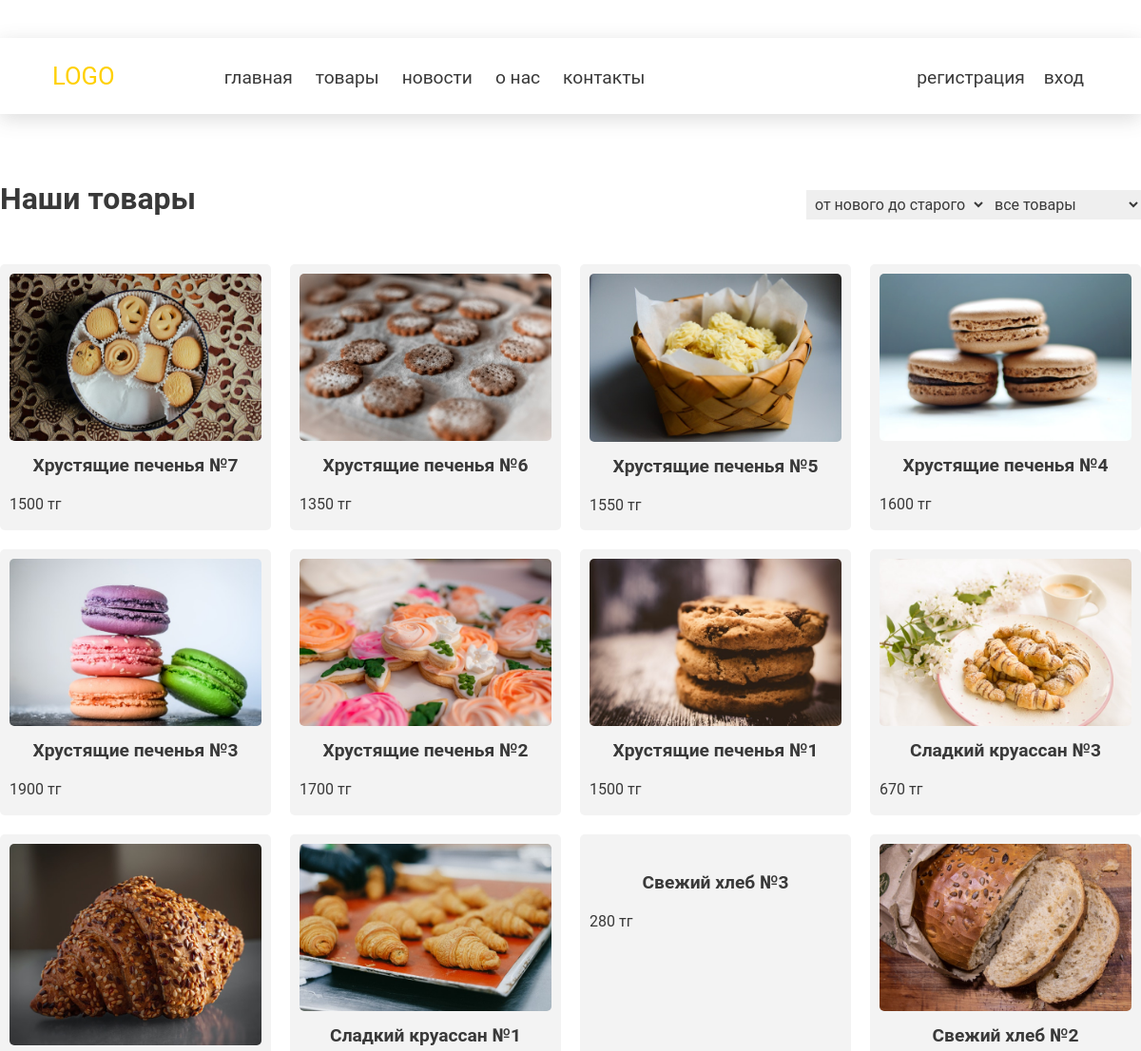
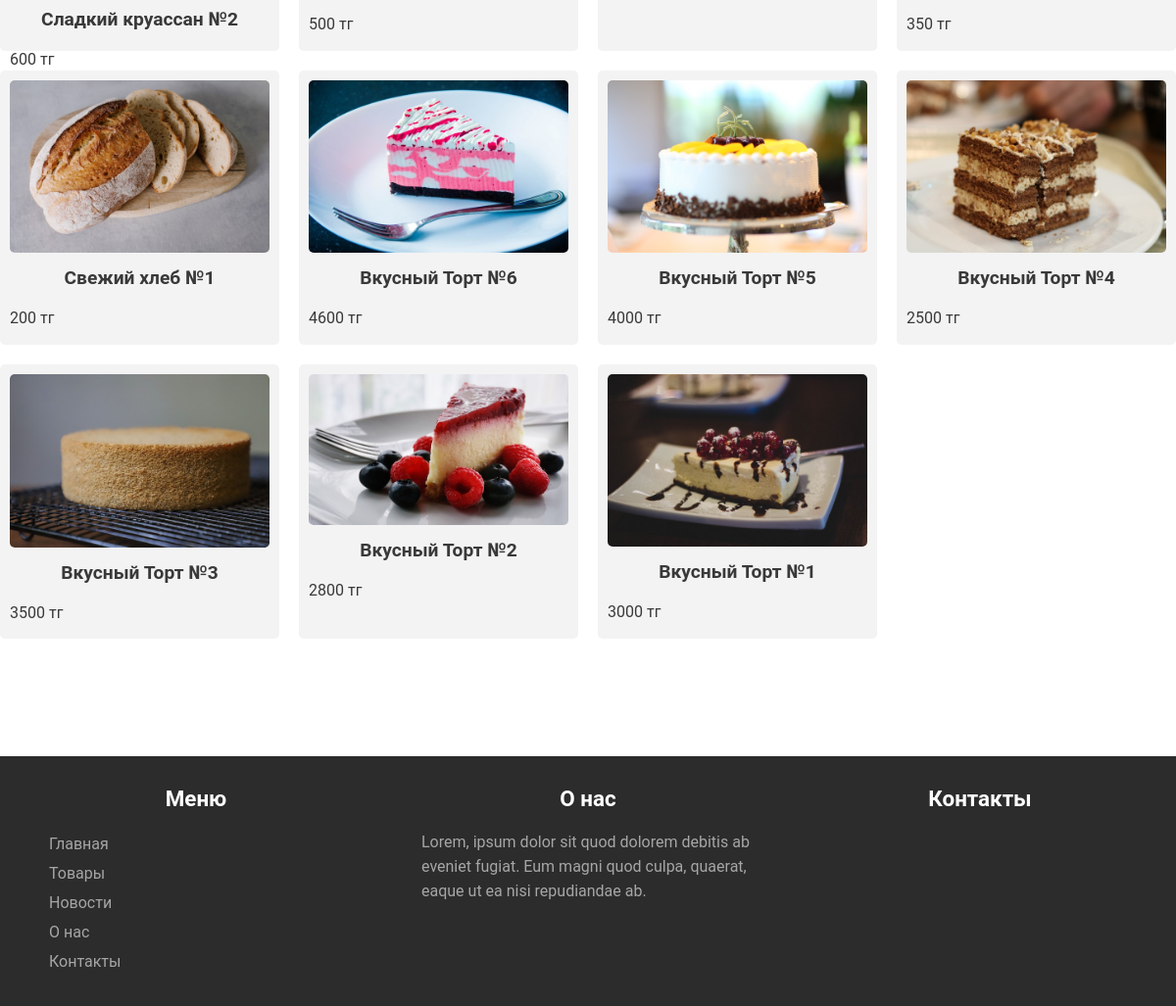
The app's page /shop/ with its own data (2 pictures, top to bottom).
### shop/models.py (models this page shows, shortened)
class Goods(models.Model):
	title = models.CharField(max_length=100, verbose_name='Имя товара')
	price = models.IntegerField(verbose_name='Цена')
	ingredients = models.CharField(max_length=300, verbose_name='Ингедиенты', null=True, blank=True)
	photo = models.ImageField(upload_to='photos/%Y/%m/%d', verbose_name='Фото', null=True, blank=True)
	created_at = models.DateTimeField(auto_now_add=True, verbose_name='Дата публикации')
	updated_at = models.DateTimeField(auto_now=True, verbose_name='Дата изменении')
	is_published = models.BooleanField(default=True, verbose_name='Публиковать')
	type_of_goods = models.ForeignKey('Type_of_goods', on_delete=models.PROTECT, null=True, verbose_name='Тип товара')
	class Meta:
		verbose_name = 'Товар'
		verbose_name_plural = 'Товары'
		ordering = ['-created_at']

### shop/views.py (the view)
# urls.py: path('', include('shop.urls')),
def shop(request):
	goods = Goods.objects.all()
	if request.method == 'GET':
		form = SortFilterForm(request.GET)
		if form.is_valid():
			if request.GET.get('filt') == '0':
				goods = Goods.objects.all().order_by(request.GET.get('sort'))
			else:
				goods = Goods.objects.filter(type_of_goods__title=request.GET.get('filt')).order_by(request.GET.get('sort'))
	else:
		form = SortFilterForm()
	type_of_goods = Type_of_goods.objects.all()
	context = {
		'goods': goods,
		'type_of_goods': type_of_goods,
		'form': form,
	}
	return render(request, 'shop/shop.html', context)

### shop/forms.py
class SortFilterForm(forms.Form):
	sort = forms.ChoiceField(choices=SORT_CHOICES, widget=forms.Select(attrs={'onchange': 'submit();'}))
	filt = forms.ChoiceField(choices=FILT_CHOICES, widget=forms.Select(attrs={'onchange': 'submit();'}))

### shop/templates/shop/shop.html (shortened to what this page needs)
{% extends 'shop/base.html' %}
{% load static %}
{% block static %}<link rel="stylesheet" href="{% static 'css/shop.css' %}">{% endblock %}
{% block content %}
<section>
	<div class="options">
		<h1>Наши товары</h1>
		<div class="sortCollection">
			<form method="GET">
				{{ form.sort }}
				{{ form.filt }}
			</form>
		</div>
	</div>
	<div class="goods">
		{% for good in goods %}
			<div class="good">
				<a href="{% url 'detail_of_good' good.pk %}">
				<img src="{{good.photo.url}}" alt="">
				<h3>{{good.title}}</h3>
				</a>
				<p>{{good.price}} тг</p>
			</div>
		{% endfor %}
	</div>
</section>
{% endblock %}

### shop/templates/shop/base.html (shortened to what this page needs)
{% load static %}
<!DOCTYPE html>
<html lang="ru">
<head>
	{% block static %}{% endblock %}
</head>
<body>
	<header>
		<div class="head">
			<div class="logo"><a href="{% url 'home' %}">LOGO</a></div>
			<nav>
				<div class="home"><a href="{% url 'home' %}">главная</a></div>
				<div class="shop">
					<a href="{% url 'shop' %}">товары</a>
				</div>
				<div class="news"><a href="#">новости</a></div>
				<div class="aboutUs"><a href="#">о нас</a></div>
				<div class="contact"><a href="#">контакты</a></div>
			</nav>
			<div class="login">
				{% if request.user.is_authenticated %}
					<div><a href="{% url 'account' %}">профиль</a></div>
					<div><a href="{% url 'logout' %}">выход</a></div>
				{% else %}
					<div><a href="{% url 'register' %}">регистрация</a></div>
					<div><a href="{% url 'login' %}">вход</a></div>
				{% endif %}
			</div>
		</div>
	</header>
	{% block content %}{% endblock %}
	{% block footer %}
	<footer>
		<div class="content">
			<div class="menu">
				<h2>Меню</h2><br>
				<a href="#">Главная</a><br>
				<a href="#">Товары</a><br>
				<a href="#">Новости</a><br>
				<a href="#">О нас</a><br>
				<a href="#">Контакты</a>
			</div>
			<div class="about">
				<h2>О нас</h2><br>
				<p>Lorem, ipsum dolor sit quod dolorem debitis ab eveniet fugiat. Eum magni quod culpa, quaerat, eaque ut ea nisi repudiandae ab.</p>
			</div>
			<div class="contact">
				<h2>Контакты</h2>
			</div>
		</div>
	</footer>
	{% endblock %}
</body>
</html>

### bakery/static/css/shop.css (style rules this page uses)
* { margin: 0; padding: 0; outline: 0; font-size: 16px; box-sizing: border-box; color: #393939; font-family: "Roboto", sans-serif; }
body { font-family: "Roboto", sans-serif; }
a { text-decoration: none; }
header { height: 150px; }
.head { position: relative; z-index: 3; width: 1200px; height: 80px; margin: auto; margin-top: 40px; margin-bottom: 40px; padding: 0 50px 0 50px; box-shadow: 0 5px 20px rgba(80,80,80,.2); }
.head .logo { float: left; height: 100%; }
.head nav { float: left; margin-left: 100px; height: 100%; }
.head nav div { display: inline-block; height: 100%; position: relative; }
.head .logo a, .head nav div > a, .head .login a { display: inline-block; width: 100%; height: 100%; transition-property: color; transition-duration: 300ms; }
.head .logo a { font-size: 1.6em; color: #FFD000; padding: 25px 5px; }
.head nav div > a, .head .login a { font-size: 1.2em; padding: 30px 10px; }
.head .login { position: relative; float: right; height: 100%; }
.head .login div { float: left; }
section .options { width: 1200px; margin: auto; }
section .options h1 { font-size: 2em; float: left; }
section .options .filterCollection, section .options .sortCollection { float: right; margin-left: 20px; position: relative; top: 10px; }
section .options select { border: 0; padding: 5px; float: left; }
section .goods { width: 1200px; margin: auto; margin-top: 50px; margin-bottom: 200px; }
section .goods .good { width: 285px; height: 280px; margin-right: 20px; margin-bottom: 20px; padding: 10px; background-color: #F3F3F3; border-radius: 5px; float: left; transition-property: background-color; transition-duration: 500ms; }
section .goods .good:nth-child(4n) { margin-right: 0; }
section .goods .good img { width: 100%; height: auto; border-radius: 5px; }
section .goods .good h3 { margin-top: 10px; margin-bottom: 20px; font-size: 1.2em; text-align: center; }
footer { background-color: #2C2C2C; margin-top: 100px; }
footer .content { width: 1200px; margin: auto; }
footer .content div { float: left; width: 400px; padding: 30px; }
footer .content div h2 { text-align: center; font-size: 1.4em; color: #fff; }
footer .content div a { color: #A6A6A6; margin-left: 20px; line-height: 30px; }
footer .content div p { color: #A6A6A6; line-height: 25px; }

### records on screen
Goods: photo (picture), title "Хрустящие печенья №7", price "1500"
Goods: photo (picture), title "Хрустящие печенья №6", price "1350"
Goods: photo (picture), title "Хрустящие печенья №5", price "1550"
Goods: photo (picture), title "Хрустящие печенья №4", price "1600"
Goods: photo (picture), title "Хрустящие печенья №3", price "1900"
Goods: photo (picture), title "Хрустящие печенья №2", price "1700"
Goods: photo (picture), title "Хрустящие печенья №1", price "1500"
Goods: photo (picture), title "Сладкий круассан №3", price "670"
Goods: photo (picture), title "Сладкий круассан №2", price "600"
Goods: photo (picture), title "Сладкий круассан №1", price "500"
Goods: title "Свежий хлеб №3", price "280"
Goods: photo (picture), title "Свежий хлеб №2", price "350"
Goods: photo (picture), title "Свежий хлеб №1", price "200"
Goods: photo (picture), title "Вкусный Торт №6", price "4600"
Goods: photo (picture), title "Вкусный Торт №5", price "4000"
Goods: photo (picture), title "Вкусный Торт №4", price "2500"
Goods: photo (picture), title "Вкусный Торт №3", price "3500"
Goods: photo (picture), title "Вкусный Торт №2", price "2800"
Goods: photo (picture), title "Вкусный Торт №1", price "3000"
